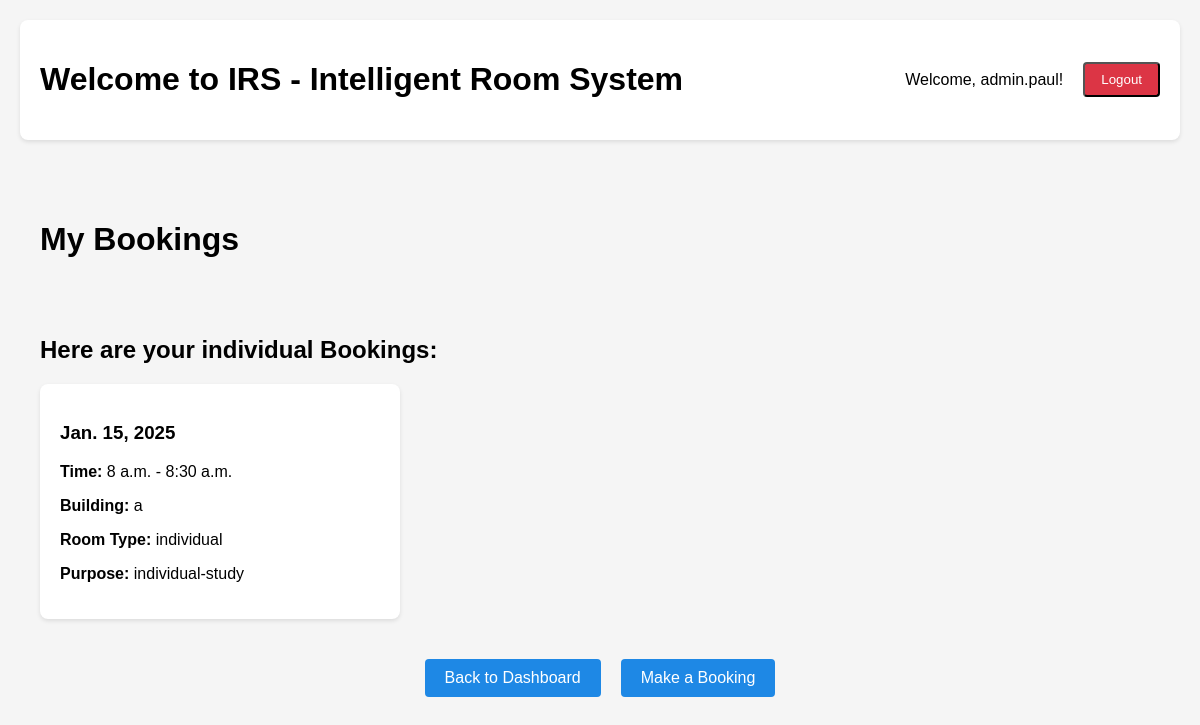
Page /my-bookings/ (signed in) on the committed database.
### bookingsystem/models.py (models this page shows, shortened)
class CustomUser(AbstractUser):
    user_id = models.CharField(max_length=20, unique=True)
    user_email = models.EmailField(unique=True)
    is_professor = models.BooleanField(default=False)

class Booking(models.Model):
    user = models.ForeignKey(CustomUser, on_delete=models.CASCADE)
    date = models.DateField()
    start_time = models.TimeField()  # New field for start time
    end_time = models.TimeField()    # New field for end time
    room_id = models.ForeignKey(Room, on_delete=models.CASCADE, default=1)
    room_type = models.CharField(max_length=20)
    building = models.CharField(max_length=50)
    group_size = models.IntegerField()
    purpose = models.CharField(max_length=50)
    course = models.ForeignKey('Course', null=True, blank=True, on_delete=models.SET_NULL)
    title = f"{room_id.name} ({purpose})"
    start = f"{date}T{start_time}"
    end = f"{date}T{end_time}"

### bookingsystem/views.py (the view)
# urls.py: path('my-bookings/', views.my_bookings, name='my_bookings'),
@login_required
def my_bookings(request):
    user_bookings = Booking.objects.filter(user=request.user).order_by('date', 'start_time')
    return render(request, 'my_bookings.html', {'bookings': user_bookings})

### bookingsystem/templates/my_bookings.html (shortened to what this page needs)
<!DOCTYPE html>
<html>
<head>
</head>
<div class="dashboard-container">
    <header class="dashboard-header">
        <h1>Welcome to IRS - Intelligent Room System</h1>
        <div class="user-info">
            <span>Welcome, {{ request.user.username }}!</span>
            <form method="post" action="{% url 'logout' %}">
                <button class="logout-button" type="submit">Logout</button>
            </form>
        </div>
    </header>
<body>
    <div class="bookings-container">
        <h1>My Bookings</h1>
        <br>
        <br>
        <h2>Here are your individual Bookings:</h2>
        {% if bookings %}
            <div class="bookings-list">
                {% for booking in bookings %}
                <div class="booking-card">
                    <h3>{{ booking.date }}</h3>
                    <p><strong>Time:</strong> {{ booking.start_time }} - {{ booking.end_time }}</p>
                    <p><strong>Building:</strong> {{ booking.building }}</p>
                    <p><strong>Room Type:</strong> {{ booking.room_type }}</p>
                    <p><strong>Purpose:</strong> {{ booking.purpose }}</p>
                </div>
                {% endfor %}
            </div>
        {% else %}
            <p class="no-bookings">You haven't made any bookings yet.</p>
        {% endif %}
        <div class="navigation-buttons">
            <a href="{% url 'dashboard' %}" class="nav-button">Back to Dashboard</a>
            <a href="{% url 'bookingsystem' %}" class="nav-button">Make a Booking</a>
        </div>
    </div>
</body>
</html>

### bookingsystem/templates/my_bookings.html (style rules this page uses)
body { font-family: Arial, sans-serif; margin: 0; padding: 0; background-color: #f5f5f5; }
.dashboard-container { max-width: 1200px; margin: 0 auto; padding: 20px; }
.dashboard-header { display: flex; justify-content: space-between; align-items: center; margin-bottom: 40px; padding: 20px; background-color: white; border-radius: 8px; box-shadow: 0 2px 4px rgba(0,0,0,0.1); }
.user-info { display: flex; align-items: center; gap: 20px; }
.bookings-container { max-width: 1200px; margin: 40px auto; padding: 20px; }
.bookings-list { display: grid; grid-template-columns: repeat(auto-fill, minmax(300px, 1fr)); gap: 20px; margin-top: 20px; }
.booking-card { background: white; padding: 20px; border-radius: 8px; box-shadow: 0 2px 4px rgba(0,0,0,0.1); }
.navigation-buttons { display: flex; justify-content: center; gap: 20px; margin-top: 40px; }
.nav-button { padding: 10px 20px; background-color: #1e88e5; color: white; text-decoration: none; border-radius: 4px; }
.logout-button { padding: 8px 16px; background-color: #dc3545; color: white; text-decoration: none; border-radius: 4px; transition: background-color 0.3s; }

### rows in the picture
CustomUser: user.username "admin.paul"
Booking: date "Jan. 15, 2025", start_time "8 a.m.", end_time "8:30 a.m.", building "a", room_type "individual", purpose "individual-study"
